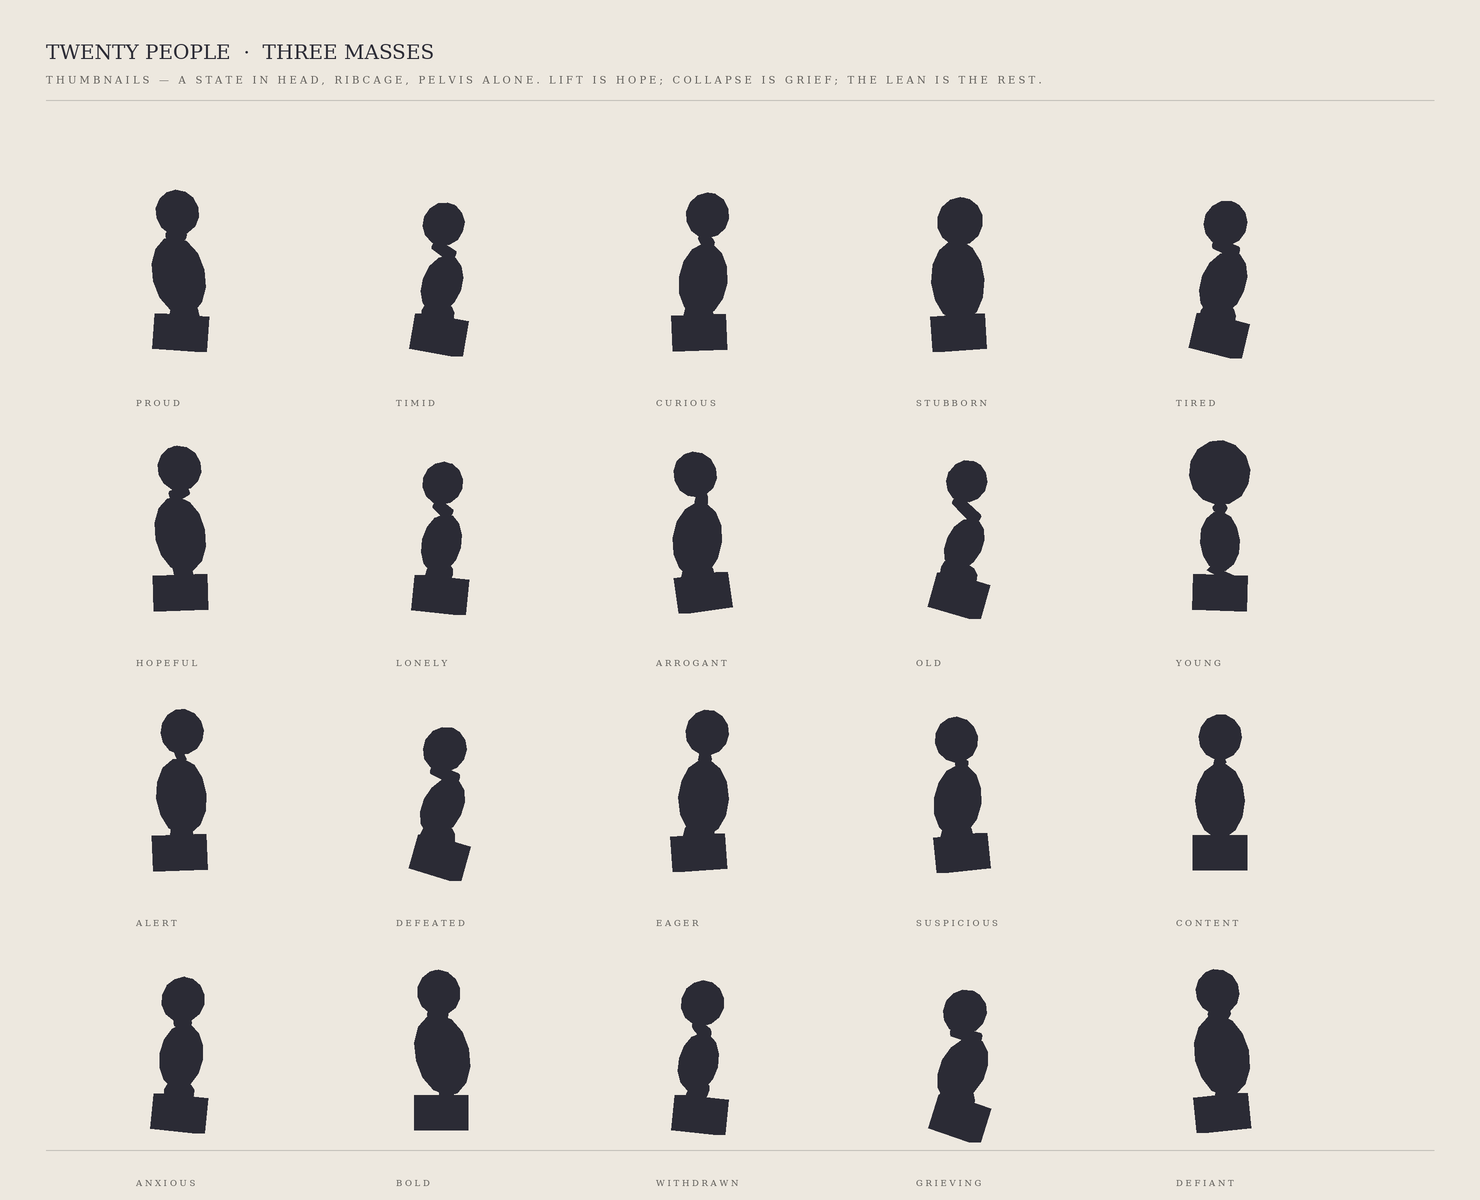

Write the Python code that produced this figure.
"""
TWENTY PEOPLE · THREE MASSES  (the human before anatomy — 7, 2026-05-30)
Professor: construction is no longer the bottleneck — DESIGN is. "Twenty people, three masses
only, thumbnail-sized, thirty seconds each. old / young / proud / timid / curious / stubborn /
tired / hopeful / lonely / arrogant ... through masses alone." Identity now lives in SHAPE, not
detail — so each thumbnail is just head + ribcage + pelvis (filled silhouette, a tiny neck to
join), and the STATE is carried by the line of action: head tilt, ribcage lift vs collapse,
pelvis settle, and the lean through the three masses. Exaggerated, fast, no limbs/faces/detail.
"""
import os, math
import numpy as np
from PIL import Image, ImageDraw, ImageFont

OUT="/sessions/nifty-keen-cerf/mnt/hessentials/illustration/loomis"
SCRATCH="/sessions/nifty-keen-cerf/mnt/outputs"
W,H,SS=1480,1200,2
PAPER=(237,232,223); INK=(43,43,53); LABEL=(96,94,90); FAINT=(196,193,186)
CAMYAW=math.radians(-74); CY=2.05    # near-profile so the line of action / lean reads
def Rx(a): c,s=math.cos(a),math.sin(a); return np.array([[1,0,0],[0,c,-s],[0,s,c]])
def Ry(a): c,s=math.cos(a),math.sin(a); return np.array([[c,0,s],[0,1,0],[-s,0,c]])
def rad(d): return math.radians(d)
def pit(d): return Rx(rad(d))
def Vv(*a): return np.array(a,float)

img=Image.new("RGB",(W*SS,H*SS),PAPER); D=ImageDraw.Draw(img)
def projT(p,ox,oy,sc):
    q=Ry(CAMYAW)@((np.array(p,float)-Vv(0,CY,0))*sc); return (ox+q[0],oy+q[1])
def hull(points):
    pts=sorted(set((round(x,2),round(y,2)) for x,y in points))
    if len(pts)<3: return pts
    def cr(o,a,b): return (a[0]-o[0])*(b[1]-o[1])-(a[1]-o[1])*(b[0]-o[0])
    lo=[]
    for p in pts:
        while len(lo)>=2 and cr(lo[-2],lo[-1],p)<=0: lo.pop()
        lo.append(p)
    up=[]
    for p in reversed(pts):
        while len(up)>=2 and cr(up[-2],up[-1],p)<=0: up.pop()
        up.append(p)
    return lo[:-1]+up[:-1]
def basis(axis):
    axis=axis/(np.linalg.norm(axis)+1e-9)
    ref=Vv(0,0,1.0) if abs(axis[2])<0.9 else Vv(0,1.0,0)
    u=np.cross(axis,ref); u/=np.linalg.norm(u)+1e-9; v=np.cross(axis,u); return u,v
def ellip_pts(center,radii,rot):
    rx,ry,rz=radii; c=Vv(*center); out=[]
    for i in range(7):
        th=math.pi*(i+0.5)/7
        for j in range(16):
            ph=2*math.pi*j/16
            out.append(c+rot@Vv(rx*math.sin(th)*math.cos(ph),ry*math.cos(th),rz*math.sin(th)*math.sin(ph)))
    return out
def box_pts(center,half,rot):
    hx,hy,hz=half; c=Vv(*center)
    return [c+rot@Vv(sx*hx,sy*hy,sz*hz) for sx in(-1,1) for sy in(-1,1) for sz in(-1,1)]
def seg_pts(a,b,ra,rb):
    a=Vv(*a); b=Vv(*b); ax=b-a
    if np.linalg.norm(ax)<1e-6: return [a]
    u,v=basis(ax); out=[]
    for c,r in ((a,ra),(b,rb)):
        for k in range(12): th=2*math.pi*k/12; out.append(c+r*(math.cos(th)*u+math.sin(th)*v))
    return out
def fillT(samples,ox,oy,sc,col=INK):
    poly=[(x*SS,y*SS) for x,y in hull([projT(p,ox,oy,sc) for p in samples])]
    if len(poly)>=3: D.polygon(poly,fill=col)

HEAD0=(0.0,0.62); RIB0=(0.0,2.05); PEL0=(0.0,3.25)   # pelvis raised so the waist closes
HR=(0.44,0.52,0.50); RR=(0.60,0.86,0.56); PH=(0.50,0.40,0.50)
def draw3(ox,oy,sc,spec):
    hz,hy,hp,hs=spec['head']; rz,ry,rp,rsc=spec['rib']; pz,py,pp=spec['pelvis']
    hc=(HEAD0[0]+hz,HEAD0[1]+hy,0.0); rc=(RIB0[0]+rz,RIB0[1]+ry,0.0); pc=(PEL0[0]+pz,PEL0[1]+py,0.0)
    hrot=pit(hp); rrot=pit(rp); prot=pit(pp)
    hr=(HR[0]*hs,HR[1]*hs,HR[2]*hs); rr=(RR[0]*rsc,RR[1]*rsc,RR[2]*rsc)
    rtop=Vv(*rc)+rrot@Vv(0,-rr[1],0); hbot=Vv(*hc)+hrot@Vv(0,hr[1],0)
    rbot=Vv(*rc)+rrot@Vv(0,rr[1],0); ptop=Vv(*pc)+prot@Vv(0,-PH[1],0)
    fillT(box_pts(pc,PH,prot),ox,oy,sc)
    fillT(seg_pts(rbot,ptop,0.30,0.34),ox,oy,sc)        # WAIST — connect ribcage to pelvis (one body)
    fillT(ellip_pts(rc,rr,rrot),ox,oy,sc)
    fillT(seg_pts(rtop,hbot,0.15,0.13),ox,oy,sc)        # neck
    fillT(ellip_pts(hc,hr,hrot),ox,oy,sc)

# (label, head=(dz,dy,pitch,scale), rib=(dz,dy,pitch,rscale), pelvis=(dz,dy,pitch))
S=lambda l,h,r,p: dict(label=l,head=h,rib=r,pelvis=p)
# bolder line-of-action: dz = forward(+)/back(-) lean, cumulative up the chain; thumbnails exaggerate.
PEOPLE=[
 S('proud',     (-0.22,-0.10,-16,1.0),(-0.10,-0.10,-14,1.06),( 0.06, 0.0,  4)),  # back-stacked, chest up
 S('timid',     ( 0.30, 0.16, 22,0.96),( 0.16, 0.10, 20,0.80),(-0.08,0.05,10)),  # sunk, small, curled
 S('curious',   ( 0.62,-0.04, 10,1.0),( 0.26, 0.0,   8,0.98),(-0.06,0.0, -2)),   # head reaches forward
 S('stubborn',  ( 0.0,  0.10, 12,1.06),(-0.18,0.02, -4,1.08),(-0.12,0.0, -4)),   # chin tuck, planted, dig in
 S('tired',     ( 0.46, 0.14, 26,1.0),( 0.26, 0.08, 22,0.90),(-0.06,0.07,14)),   # forward C, sinking
 S('hopeful',   (-0.04,-0.20,-18,1.0),( 0.02,-0.12,-12,1.02),( 0.04,0.0, -2)),   # rising, opening, taller
 S('lonely',    ( 0.22, 0.14, 16,0.94),( 0.12, 0.08, 14,0.80),( 0.02,0.05, 6)),  # small, withdrawn forward
 S('arrogant',  (-0.40,-0.06,-18,1.0),(-0.22,0.0,   6,1.0 ),( 0.26,0.0, -8)),    # lean-back S, hips out
 S('old',       ( 0.56, 0.10, 30,0.94),( 0.34, 0.10, 26,0.74),(-0.08,0.07,16)),  # deep bow, shrunk
 S('young',     (-0.04,-0.10, -6,1.42),(0.0,  0.03, -4,0.80),( 0.0, 0.0,  2)),   # big head, light
 S('alert',     ( 0.18,-0.12, -4,1.0),( 0.12,-0.08, -6,1.02),(-0.02,0.0, -2)),   # up + forward, taut
 S('defeated',  ( 0.40, 0.28, 30,1.0),( 0.20, 0.16, 26,0.82),(-0.02,0.11,16)),   # deep slump
 S('eager',     ( 0.60,-0.10,  6,1.0),( 0.30,-0.04,  2,1.02),(-0.10,0.0, -4)),   # forward + up reach
 S('suspicious',(-0.30, 0.06,-10,1.0),(-0.20,0.02,   8,0.96),( 0.16,0.0, -6)),   # lean back, guarded
 S('content',   ( 0.02, 0.0,   2,1.0),( 0.0, 0.02,   0,1.0 ),( 0.0, 0.0,  0)),   # calm, balanced
 S('anxious',   ( 0.26, 0.06, 14,1.0),( 0.10,-0.08, 10,0.88),(-0.06,0.02, 6)),   # head fwd, shoulders hunched up
 S('bold',      (-0.10,-0.10,-12,1.0),( 0.20,-0.12,-14,1.10),( 0.10,0.0,  0)),   # chest thrust forward+up
 S('withdrawn', ( 0.22, 0.14, 14,1.0),(-0.14,0.06,  14,0.80),( 0.0, 0.05, 6)),   # pulled back + in, closed
 S('grieving',  ( 0.40, 0.34, 32,1.0),( 0.22, 0.22, 28,0.92),(-0.02,0.13,18)),   # heavy collapse, lowest
 S('defiant',   (-0.20,-0.12,-22,1.0),( 0.16,-0.10,-12,1.10),( 0.18,0.0, -6)),   # chin jut up, chest out, planted
]
COLS=[180,440,700,960,1220]; ROWS=[280,540,800,1060]; SC=44
for i,spec in enumerate(PEOPLE):
    ox=COLS[i%5]; oy=ROWS[i//5]; draw3(ox,oy,SC,spec)

def font(px):
    try: return ImageFont.truetype('/usr/share/fonts/truetype/dejavu/DejaVuSerif.ttf',int(px*SS))
    except: return ImageFont.load_default()
F_TTL=font(20); F_SM=font(8.5); F_CAP=font(10)
def caps(s): return ' '.join(s.upper())
D.text((46*SS,40*SS),'TWENTY PEOPLE  ·  THREE MASSES',fill=INK,font=F_TTL)
D.text((46*SS,74*SS),caps('thumbnails — a state in head, ribcage, pelvis alone. lift is hope; collapse is grief; the lean is the rest.'),fill=LABEL,font=F_CAP)
D.line([(46*SS,100*SS),(1434*SS,100*SS)],fill=FAINT,width=max(1,int(1*SS)))
for i,spec in enumerate(PEOPLE):
    ox=COLS[i%5]; oy=ROWS[i//5]
    D.text((ox*SS-44*SS,(oy+118)*SS),caps(spec['label']),fill=LABEL,font=F_SM)
D.line([(46*SS,1150*SS),(1434*SS,1150*SS)],fill=FAINT,width=max(1,int(1*SS)))
out=img.resize((W,H),Image.LANCZOS); os.makedirs(OUT,exist_ok=True)
out.save(f'{OUT}/twenty_people_masses.png'); print('done',out.size)
